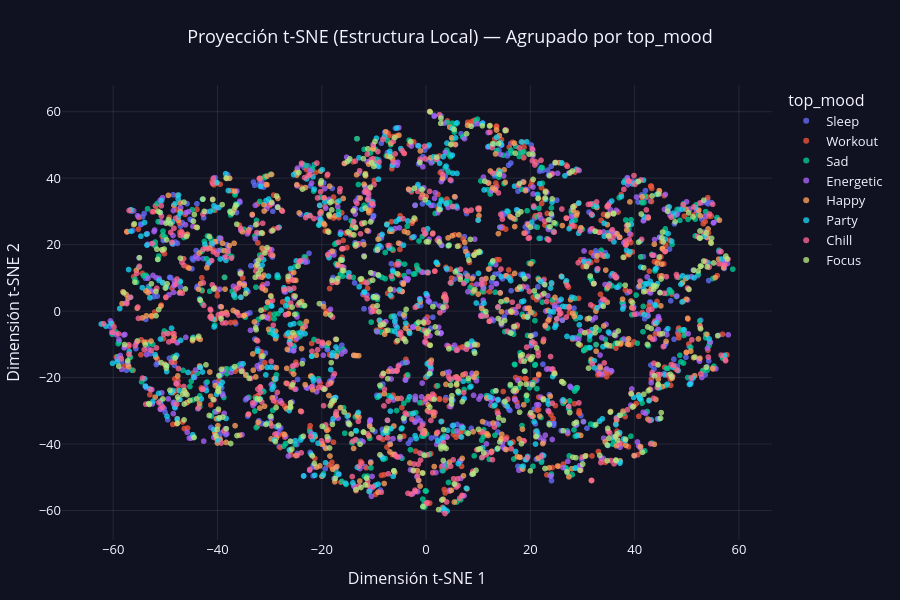

Notebook cell for this chart:
### Markdown cell above
<div style="border-bottom:2px solid #d5e3ec;padding:18px 0 9px;margin-top:25px;font-family:Arial,sans-serif"><span style="color:#1786a2;font-weight:bold;font-size:13px;letter-spacing:2px">SECCIÓN 05</span><h2 style="color:#122b44;margin:5px 0 4px;font-size:24px">Usuarios según estado de ánimo</h2></div>

### Code cell
red_model.graficar("top_mood", "Proyección t-SNE (Estructura Local) — Agrupado por top_mood").show()

### Figure 1 — Plotly figure (JSON) as saved in the notebook; plotly's stock layout.template omitted (floating-point values rounded to 4 significant figures; data arrays with more than 128 entries replaced by an {"elided": "..."} marker saying what was removed)
{"data": [{"hovertemplate": "top_mood=Sleep<br>Dimensión t-SNE 1=%{x}<br>Dimensión t-SNE 2=%{y}<extra></extra>", "legendgroup": "Sleep", "marker": {"color": "#636EFA", "line": {"width": 0}, "opacity": 0.78, "size": 6, "symbol": "circle"}, "mode": "markers", "name": "Sleep", "showlegend": true, "type": "scattergl", "x": {"elided": "477 float values"}, "xaxis": "x", "y": {"elided": "477 float values"}, "yaxis": "y"}, {"hovertemplate": "top_mood=Workout<br>Dimensión t-SNE 1=%{x}<br>Dimensión t-SNE 2=%{y}<extra></extra>", "legendgroup": "Workout", "marker": {"color": "#EF553B", "line": {"width": 0}, "opacity": 0.78, "size": 6, "symbol": "circle"}, "mode": "markers", "name": "Workout", "showlegend": true, "type": "scattergl", "x": {"elided": "499 float values"}, "xaxis": "x", "y": {"elided": "499 float values"}, "yaxis": "y"}, {"hovertemplate": "top_mood=Sad<br>Dimensión t-SNE 1=%{x}<br>Dimensión t-SNE 2=%{y}<extra></extra>", "legendgroup": "Sad", "marker": {"color": "#00CC96", "line": {"width": 0}, "opacity": 0.78, "size": 6, "symbol": "circle"}, "mode": "markers", "name": "Sad", "showlegend": true, "type": "scattergl", "x": {"elided": "538 float values"}, "xaxis": "x", "y": {"elided": "538 float values"}, "yaxis": "y"}, {"hovertemplate": "top_mood=Energetic<br>Dimensión t-SNE 1=%{x}<br>Dimensión t-SNE 2=%{y}<extra></extra>", "legendgroup": "Energetic", "marker": {"color": "#AB63FA", "line": {"width": 0}, "opacity": 0.78, "size": 6, "symbol": "circle"}, "mode": "markers", "name": "Energetic", "showlegend": true, "type": "scattergl", "x": {"elided": "492 float values"}, "xaxis": "x", "y": {"elided": "492 float values"}, "yaxis": "y"}, {"hovertemplate": "top_mood=Happy<br>Dimensión t-SNE 1=%{x}<br>Dimensión t-SNE 2=%{y}<extra></extra>", "legendgroup": "Happy", "marker": {"color": "#FFA15A", "line": {"width": 0}, "opacity": 0.78, "size": 6, "symbol": "circle"}, "mode": "markers", "name": "Happy", "showlegend": true, "type": "scattergl", "x": {"elided": "515 float values"}, "xaxis": "x", "y": {"elided": "515 float values"}, "yaxis": "y"}, {"hovertemplate": "top_mood=Party<br>Dimensión t-SNE 1=%{x}<br>Dimensión t-SNE 2=%{y}<extra></extra>", "legendgroup": "Party", "marker": {"color": "#19D3F3", "line": {"width": 0}, "opacity": 0.78, "size": 6, "symbol": "circle"}, "mode": "markers", "name": "Party", "showlegend": true, "type": "scattergl", "x": {"elided": "476 float values"}, "xaxis": "x", "y": {"elided": "476 float values"}, "yaxis": "y"}, {"hovertemplate": "top_mood=Chill<br>Dimensión t-SNE 1=%{x}<br>Dimensión t-SNE 2=%{y}<extra></extra>", "legendgroup": "Chill", "marker": {"color": "#FF6692", "line": {"width": 0}, "opacity": 0.78, "size": 6, "symbol": "circle"}, "mode": "markers", "name": "Chill", "showlegend": true, "type": "scattergl", "x": {"elided": "529 float values"}, "xaxis": "x", "y": {"elided": "529 float values"}, "yaxis": "y"}, {"hovertemplate": "top_mood=Focus<br>Dimensión t-SNE 1=%{x}<br>Dimensión t-SNE 2=%{y}<extra></extra>", "legendgroup": "Focus", "marker": {"color": "#B6E880", "line": {"width": 0}, "opacity": 0.78, "size": 6, "symbol": "circle"}, "mode": "markers", "name": "Focus", "showlegend": true, "type": "scattergl", "x": {"elided": "474 float values"}, "xaxis": "x", "y": {"elided": "474 float values"}, "yaxis": "y"}], "layout": {"autosize": true, "font": {"color": "#F5F3FF", "size": 13}, "height": 600, "legend": {"title": {"text": "top_mood"}, "tracegroupgap": 0}, "margin": {"b": 60, "l": 55, "r": 35, "t": 85}, "paper_bgcolor": "#101222", "plot_bgcolor": "#101222", "title": {"text": "Proyección t-SNE (Estructura Local) — Agrupado por top_mood", "x": 0.5}, "xaxis": {"anchor": "y", "domain": [0.0, 1.0], "gridcolor": "rgba(255,255,255,0.09)", "title": {"text": "Dimensión t-SNE 1"}, "zeroline": false}, "yaxis": {"anchor": "x", "domain": [0.0, 1.0], "gridcolor": "rgba(255,255,255,0.09)", "title": {"text": "Dimensión t-SNE 2"}, "zeroline": false}}}
